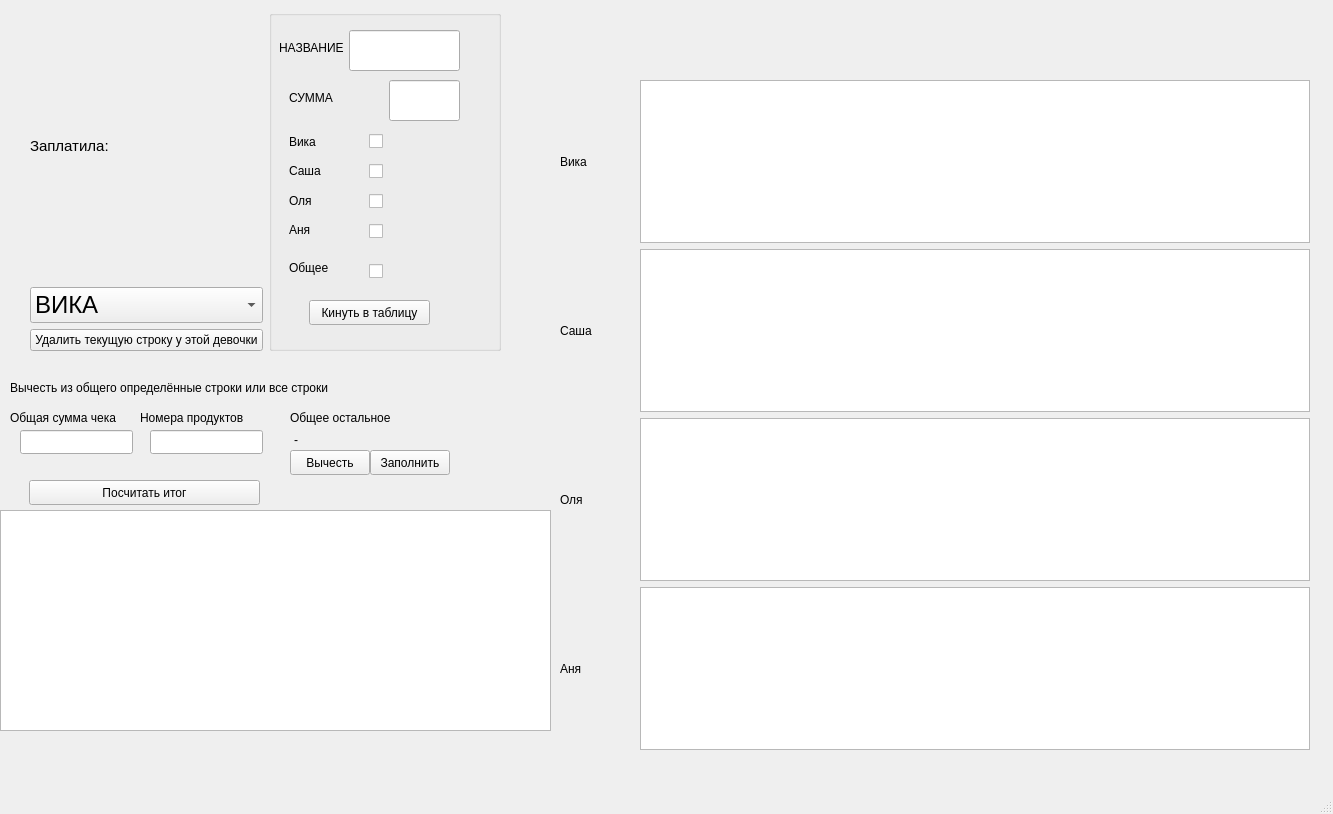
<?xml version="1.0" encoding="UTF-8"?>
<ui version="4.0">
 <class>MainWindow</class>
 <widget class="QMainWindow" name="MainWindow">
  <property name="geometry">
   <rect>
    <x>0</x>
    <y>0</y>
    <width>1333</width>
    <height>814</height>
   </rect>
  </property>
  <property name="windowTitle">
   <string>MainWindow</string>
  </property>
  <widget class="QWidget" name="centralwidget">
   <widget class="QLineEdit" name="iz_chego_vichitat">
    <property name="geometry">
     <rect>
      <x>20</x>
      <y>430</y>
      <width>113</width>
      <height>24</height>
     </rect>
    </property>
   </widget>
   <widget class="QLineEdit" name="chto_vichitat">
    <property name="geometry">
     <rect>
      <x>150</x>
      <y>430</y>
      <width>113</width>
      <height>24</height>
     </rect>
    </property>
   </widget>
   <widget class="QLabel" name="label_5">
    <property name="geometry">
     <rect>
      <x>290</x>
      <y>410</y>
      <width>121</width>
      <height>16</height>
     </rect>
    </property>
    <property name="text">
     <string>Общее остальное</string>
    </property>
   </widget>
   <widget class="QWidget" name="layoutWidget">
    <property name="geometry">
     <rect>
      <x>560</x>
      <y>80</y>
      <width>71</width>
      <height>670</height>
     </rect>
    </property>
    <layout class="QVBoxLayout" name="verticalLayout_3">
     <item>
      <widget class="QLabel" name="label_7">
       <property name="text">
        <string>Вика</string>
       </property>
      </widget>
     </item>
     <item>
      <widget class="QLabel" name="label_8">
       <property name="text">
        <string>Саша</string>
       </property>
      </widget>
     </item>
     <item>
      <widget class="QLabel" name="label_9">
       <property name="text">
        <string>Оля</string>
       </property>
      </widget>
     </item>
     <item>
      <widget class="QLabel" name="label_10">
       <property name="text">
        <string>Аня</string>
       </property>
      </widget>
     </item>
    </layout>
   </widget>
   <widget class="QTableWidget" name="itog">
    <property name="geometry">
     <rect>
      <x>0</x>
      <y>510</y>
      <width>551</width>
      <height>221</height>
     </rect>
    </property>
   </widget>
   <widget class="QWidget" name="layoutWidget">
    <property name="geometry">
     <rect>
      <x>640</x>
      <y>80</y>
      <width>670</width>
      <height>670</height>
     </rect>
    </property>
    <layout class="QVBoxLayout" name="verticalLayout_2">
     <item>
      <widget class="QTableWidget" name="TABL_V"/>
     </item>
     <item>
      <widget class="QTableWidget" name="TABL_S"/>
     </item>
     <item>
      <widget class="QTableWidget" name="TABL_O"/>
     </item>
     <item>
      <widget class="QTableWidget" name="TABL_A"/>
     </item>
    </layout>
   </widget>
   <widget class="QLabel" name="label_14">
    <property name="geometry">
     <rect>
      <x>10</x>
      <y>380</y>
      <width>391</width>
      <height>16</height>
     </rect>
    </property>
    <property name="text">
     <string>Вычесть из общего определённые строки или все строки</string>
    </property>
   </widget>
   <widget class="QLabel" name="label_15">
    <property name="geometry">
     <rect>
      <x>10</x>
      <y>410</y>
      <width>121</width>
      <height>16</height>
     </rect>
    </property>
    <property name="text">
     <string>Общая сумма чека</string>
    </property>
   </widget>
   <widget class="QLabel" name="label_16">
    <property name="geometry">
     <rect>
      <x>140</x>
      <y>410</y>
      <width>161</width>
      <height>16</height>
     </rect>
    </property>
    <property name="text">
     <string>Номера продуктов</string>
    </property>
   </widget>
   <widget class="QLabel" name="raznitza">
    <property name="geometry">
     <rect>
      <x>294</x>
      <y>430</y>
      <width>91</width>
      <height>20</height>
     </rect>
    </property>
    <property name="text">
     <string>-</string>
    </property>
   </widget>
   <widget class="QPushButton" name="vichest">
    <property name="geometry">
     <rect>
      <x>290</x>
      <y>450</y>
      <width>80</width>
      <height>25</height>
     </rect>
    </property>
    <property name="text">
     <string>Вычесть</string>
    </property>
   </widget>
   <widget class="QPushButton" name="itogg">
    <property name="geometry">
     <rect>
      <x>29</x>
      <y>480</y>
      <width>231</width>
      <height>25</height>
     </rect>
    </property>
    <property name="text">
     <string>Посчитать итог</string>
    </property>
   </widget>
   <widget class="QPushButton" name="zapolnit">
    <property name="geometry">
     <rect>
      <x>370</x>
      <y>450</y>
      <width>80</width>
      <height>25</height>
     </rect>
    </property>
    <property name="text">
     <string>Заполнить</string>
    </property>
   </widget>
   <widget class="QWidget" name="">
    <property name="geometry">
     <rect>
      <x>30</x>
      <y>10</y>
      <width>471</width>
      <height>341</height>
     </rect>
    </property>
    <layout class="QHBoxLayout" name="horizontalLayout_2">
     <item>
      <layout class="QVBoxLayout" name="verticalLayout_4">
       <item>
        <widget class="QLabel" name="label_13">
         <property name="font">
          <font>
           <pointsize>11</pointsize>
          </font>
         </property>
         <property name="text">
          <string>Заплатила:</string>
         </property>
        </widget>
       </item>
       <item>
        <widget class="QComboBox" name="kto_platil">
         <property name="font">
          <font>
           <family>Arial</family>
           <pointsize>18</pointsize>
          </font>
         </property>
         <item>
          <property name="text">
           <string>ВИКА</string>
          </property>
         </item>
         <item>
          <property name="text">
           <string>САША</string>
          </property>
         </item>
         <item>
          <property name="text">
           <string>ОЛЯ</string>
          </property>
         </item>
         <item>
          <property name="text">
           <string>АНЯ</string>
          </property>
         </item>
        </widget>
       </item>
       <item>
        <layout class="QHBoxLayout" name="horizontalLayout">
         <item>
          <widget class="QPushButton" name="delete_row">
           <property name="text">
            <string>Удалить текущую строку у этой девочки</string>
           </property>
          </widget>
         </item>
        </layout>
       </item>
      </layout>
     </item>
     <item>
      <widget class="QGroupBox" name="groupBox">
       <property name="title">
        <string/>
       </property>
       <widget class="QLabel" name="label_12">
        <property name="geometry">
         <rect>
          <x>20</x>
          <y>80</y>
          <width>55</width>
          <height>16</height>
         </rect>
        </property>
        <property name="text">
         <string>СУММА</string>
        </property>
       </widget>
       <widget class="QLineEdit" name="product">
        <property name="geometry">
         <rect>
          <x>80</x>
          <y>20</y>
          <width>111</width>
          <height>41</height>
         </rect>
        </property>
        <property name="text">
         <string/>
        </property>
       </widget>
       <widget class="QLineEdit" name="summa">
        <property name="geometry">
         <rect>
          <x>120</x>
          <y>70</y>
          <width>71</width>
          <height>41</height>
         </rect>
        </property>
       </widget>
       <widget class="QLabel" name="label_11">
        <property name="geometry">
         <rect>
          <x>10</x>
          <y>30</y>
          <width>71</width>
          <height>16</height>
         </rect>
        </property>
        <property name="text">
         <string>НАЗВАНИЕ</string>
        </property>
       </widget>
       <widget class="QLabel" name="label_6">
        <property name="geometry">
         <rect>
          <x>20</x>
          <y>250</y>
          <width>55</width>
          <height>16</height>
         </rect>
        </property>
        <property name="text">
         <string>Общее</string>
        </property>
       </widget>
       <widget class="QWidget" name="layoutWidget">
        <property name="geometry">
         <rect>
          <x>20</x>
          <y>120</y>
          <width>71</width>
          <height>111</height>
         </rect>
        </property>
        <layout class="QVBoxLayout" name="verticalLayout">
         <item>
          <widget class="QLabel" name="label_3">
           <property name="text">
            <string>Вика</string>
           </property>
          </widget>
         </item>
         <item>
          <widget class="QLabel" name="label">
           <property name="text">
            <string>Саша</string>
           </property>
          </widget>
         </item>
         <item>
          <widget class="QLabel" name="label_4">
           <property name="text">
            <string>Оля</string>
           </property>
          </widget>
         </item>
         <item>
          <widget class="QLabel" name="label_2">
           <property name="text">
            <string>Аня</string>
           </property>
          </widget>
         </item>
        </layout>
       </widget>
       <widget class="QCheckBox" name="vika">
        <property name="geometry">
         <rect>
          <x>100</x>
          <y>120</y>
          <width>83</width>
          <height>22</height>
         </rect>
        </property>
        <property name="text">
         <string/>
        </property>
       </widget>
       <widget class="QCheckBox" name="sasha">
        <property name="geometry">
         <rect>
          <x>100</x>
          <y>150</y>
          <width>83</width>
          <height>22</height>
         </rect>
        </property>
        <property name="text">
         <string/>
        </property>
       </widget>
       <widget class="QCheckBox" name="olya">
        <property name="geometry">
         <rect>
          <x>100</x>
          <y>180</y>
          <width>83</width>
          <height>22</height>
         </rect>
        </property>
        <property name="text">
         <string/>
        </property>
       </widget>
       <widget class="QCheckBox" name="anya">
        <property name="geometry">
         <rect>
          <x>100</x>
          <y>210</y>
          <width>83</width>
          <height>22</height>
         </rect>
        </property>
        <property name="text">
         <string/>
        </property>
       </widget>
       <widget class="QCheckBox" name="vse">
        <property name="geometry">
         <rect>
          <x>100</x>
          <y>250</y>
          <width>83</width>
          <height>22</height>
         </rect>
        </property>
        <property name="text">
         <string/>
        </property>
       </widget>
       <widget class="QPushButton" name="V_TABLITZU">
        <property name="geometry">
         <rect>
          <x>40</x>
          <y>290</y>
          <width>121</width>
          <height>25</height>
         </rect>
        </property>
        <property name="text">
         <string>Кинуть в таблицу</string>
        </property>
       </widget>
      </widget>
     </item>
    </layout>
   </widget>
  </widget>
  <widget class="QMenuBar" name="menubar">
   <property name="geometry">
    <rect>
     <x>0</x>
     <y>0</y>
     <width>1333</width>
     <height>25</height>
    </rect>
   </property>
  </widget>
  <widget class="QStatusBar" name="statusbar"/>
 </widget>
 <resources/>
 <connections/>
</ui>
